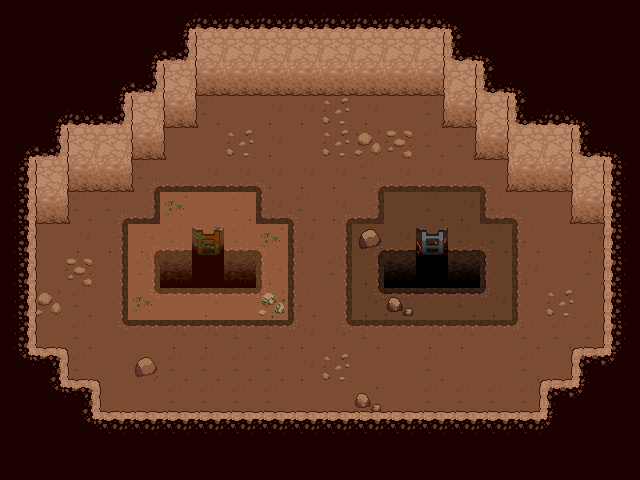

Rendered tile map (Tiled .tmx) drawn with the repository's tilesets; below, a short description and the full map source, tile grids included:
An orthogonal 20x15 tile map with 32x32 px tiles, 5 tile layers (black, dirt, walls, edges, ...), 1 hidden layer not drawn, 3 tilesets and 1 object (vine_cave).

<map version="1.10" tiledversion="1.11.2" orientation="orthogonal" renderorder="right-down" width="20" height="15" tilewidth="32" tileheight="32" infinite="0" nextlayerid="8" nextobjectid="2">
 <tileset firstgid="1" source="cave_tiles_1.3.tsx" />
 <tileset firstgid="26" source="cave_tiles_earthy.tsx" />
 <tileset firstgid="56" source="cave_tiles_lava.tsx" />
 <layer id="1" name="black" width="20" height="15">
  <data encoding="csv">
17,17,17,17,17,17,17,17,17,17,17,17,17,17,17,17,17,17,17,17,
17,17,17,17,17,17,17,17,17,17,17,17,17,17,17,17,17,17,17,17,
17,17,17,17,17,17,17,17,17,17,17,17,17,17,17,17,17,17,17,17,
17,17,17,17,17,17,17,17,17,17,17,17,17,17,17,17,17,17,17,17,
17,17,17,17,17,17,17,17,17,17,17,17,17,17,17,17,17,17,17,17,
17,17,17,17,17,17,17,17,17,17,17,17,17,17,17,17,17,17,17,17,
17,17,17,17,17,17,17,17,17,17,17,17,17,17,17,17,17,17,17,17,
17,17,17,17,17,17,17,17,17,17,17,17,17,17,17,17,17,17,17,17,
17,17,17,17,17,17,17,17,17,17,17,17,17,17,17,17,17,17,17,17,
17,17,17,17,17,17,17,17,17,17,17,17,17,17,17,17,17,17,17,17,
17,17,17,17,17,17,17,17,17,17,17,17,17,17,17,17,17,17,17,17,
17,17,17,17,17,17,17,17,17,17,17,17,17,17,17,17,17,17,17,17,
17,17,17,17,17,17,17,17,17,17,17,17,17,17,17,17,17,17,17,17,
17,17,17,17,17,17,17,17,17,17,17,17,17,17,17,17,17,17,17,17,
17,17,17,17,17,17,17,17,17,17,17,17,17,17,17,17,17,17,17,17
</data>
 </layer>
 <layer id="2" name="dirt" width="20" height="15">
  <data encoding="csv">
0,0,0,0,0,0,0,0,0,0,0,0,0,0,0,0,0,0,0,0,
0,0,0,0,0,0,0,0,0,0,0,0,0,0,0,0,0,0,0,0,
0,0,0,0,0,0,0,0,0,0,0,0,0,0,0,0,0,0,0,0,
0,0,0,0,0,0,3,1,2,2,6,2,1,3,0,0,0,0,0,0,
0,0,0,0,0,1,1,6,2,1,6,5,4,3,3,0,0,0,0,0,
0,0,0,0,3,1,2,2,2,2,2,3,2,2,1,1,0,0,0,0,
0,0,3,3,1,34,26,28,2,3,2,2,56,58,57,3,1,1,0,0,
0,1,2,2,27,28,26,28,34,2,1,62,57,56,58,58,3,1,2,0,
0,1,4,1,28,18,17,18,27,1,3,57,18,17,18,56,2,1,3,0,
0,5,3,1,34,26,27,26,30,3,1,57,63,56,58,57,1,6,1,0,
0,1,3,1,1,2,2,3,3,2,2,3,1,2,2,1,3,3,3,0,
0,0,3,1,7,3,3,3,3,2,6,1,1,3,1,1,3,1,0,0,
0,0,0,1,1,3,3,3,3,1,1,8,1,3,3,3,3,0,0,0,
0,0,0,0,0,0,0,0,0,0,0,0,0,0,0,0,0,0,0,0,
0,0,0,0,0,0,0,0,0,0,0,0,0,0,0,0,0,0,0,0
</data>
 </layer>
 <layer id="3" name="walls" width="20" height="15">
  <data encoding="csv">
0,0,0,0,0,0,0,0,0,0,0,0,0,0,0,0,0,0,0,0,
0,0,0,0,0,0,9,9,9,9,9,9,9,9,0,0,0,0,0,0,
0,0,0,0,0,9,11,11,11,11,11,11,11,11,9,0,0,0,0,0,
0,0,0,0,9,11,0,0,0,0,0,0,0,0,11,9,0,0,0,0,
0,0,9,9,11,0,0,0,0,0,0,0,0,0,0,11,9,9,0,0,
0,9,11,11,0,0,0,0,0,0,0,0,0,0,0,0,11,11,9,0,
0,11,0,0,0,0,0,0,0,0,0,0,0,0,0,0,0,0,11,0,
0,0,0,0,0,0,0,0,0,0,0,0,0,0,0,0,0,0,0,0,
0,0,0,0,0,0,0,0,0,0,0,0,0,0,0,0,0,0,0,0,
0,0,0,0,0,0,0,0,0,0,0,0,0,0,0,0,0,0,0,0,
0,0,0,0,0,0,0,0,0,0,0,0,0,0,0,0,0,0,0,0,
0,0,0,0,0,0,0,0,0,0,0,0,0,0,0,0,0,0,0,0,
0,0,0,0,0,0,0,0,0,0,0,0,0,0,0,0,0,0,0,0,
0,0,0,0,0,0,0,0,0,0,0,0,0,0,0,0,0,0,0,0,
0,0,0,0,0,0,0,0,0,0,0,0,0,0,0,0,0,0,0,0
</data>
 </layer>
 <layer id="4" name="edges" width="20" height="15">
  <data encoding="csv">
0,0,0,0,0,1610612752,1610612749,1610612749,1610612749,1610612749,1610612749,1610612749,1610612749,1610612749,16,0,0,0,0,0,
0,0,0,0,1610612752,1610612750,10,0,0,0,0,0,0,2147483658,14,16,0,0,0,0,
0,0,0,1610612752,1610612750,10,10,0,0,0,0,0,0,2147483658,2147483658,14,16,0,0,0,
0,1610612752,1610612749,1610612750,10,10,12,0,0,0,0,0,0,2147483660,2147483658,2147483658,14,1610612749,16,0,
1610612752,1610612750,10,0,10,12,0,0,0,0,0,0,0,0,2147483660,2147483658,0,2147483658,14,16,
3221225485,10,10,0,12,0,0,0,0,0,0,0,0,0,0,2147483660,0,2147483658,2147483658,13,
3221225485,10,12,0,0,0,0,0,0,0,0,0,0,0,0,0,0,2147483660,2147483658,13,
3221225485,10,0,0,1610612784,45,51,45,48,0,0,1610612813,74,80,74,77,0,0,2147483658,13,
3221225485,10,0,0,1610612781,44,43,44,2684354605,0,0,1610612810,73,72,73,2684354634,0,0,2147483658,13,
3221225485,10,0,0,3221225520,3221225517,3221225517,3221225517,2684354608,0,0,3221225549,3221225546,3221225546,3221225546,2684354637,0,0,2147483658,13,
3221225485,23,24,0,0,0,0,0,0,0,0,0,0,0,0,0,0,2147483672,2147483671,13,
3221225488,3221225486,23,24,0,0,0,0,0,0,0,0,0,0,0,0,2147483672,2147483671,2684354574,2684354576,
0,3221225488,3221225486,23,3758096394,3758096394,3758096394,3758096394,3758096394,3758096394,3758096394,3758096394,3758096394,3758096394,3758096394,3758096394,2147483671,2684354574,2684354576,0,
0,0,3221225488,2684354573,2684354573,2684354573,2684354573,2684354573,2684354573,2684354573,2684354573,2684354573,2684354573,2684354573,2684354573,2684354573,2684354573,2684354576,0,0,
0,0,0,0,0,0,0,0,0,0,0,0,0,0,0,0,0,0,0,0
</data>
 </layer>
 <layer id="7" name="edgier?" width="20" height="15">
  <data encoding="csv">
0,0,0,0,0,0,0,0,0,0,0,0,0,0,0,0,0,0,0,0,
0,0,0,0,0,0,0,0,0,0,0,0,0,0,0,0,0,0,0,0,
0,0,0,0,0,0,0,0,0,0,0,0,0,0,0,0,0,0,0,0,
0,0,0,0,0,0,0,0,0,0,0,0,0,0,0,0,0,0,0,0,
0,0,0,0,0,0,0,0,0,0,0,0,0,0,0,0,0,0,0,0,
0,0,0,0,1610612758,19,19,19,22,0,0,1610612758,19,19,19,22,0,0,0,0,
0,0,0,1610612758,1610612756,0,0,0,20,22,1610612758,1610612756,0,0,0,20,22,0,0,0,
0,0,0,1610612755,0,0,0,0,0,2684354579,1610612755,0,0,0,0,0,2684354579,0,0,0,
0,0,0,1610612755,0,0,0,0,0,2684354579,1610612755,0,0,0,0,0,2684354579,0,0,0,
0,0,0,1610612755,0,0,0,0,0,2684354579,1610612755,0,0,0,0,0,2684354579,0,0,0,
0,0,0,3221225494,3221225491,3221225491,3221225491,3221225491,3221225491,2684354582,3221225494,3221225491,3221225491,3221225491,3221225491,3221225491,2684354582,0,0,0,
0,0,0,0,0,0,0,0,0,0,0,0,0,0,0,0,0,0,0,0,
0,0,0,0,0,0,0,0,0,0,0,0,0,0,0,0,0,0,0,0,
0,0,0,0,0,0,0,0,0,0,0,0,0,0,0,0,0,0,0,0,
0,0,0,0,0,0,0,0,0,0,0,0,0,0,0,0,0,0,0,0
</data>
 </layer>
 <layer id="5" name="Collision" width="20" height="15" visible="0">
  <data encoding="csv">
25,25,25,25,25,25,25,25,25,25,25,25,25,25,25,25,25,25,25,25,
25,25,25,25,25,25,25,25,25,25,25,25,25,25,25,25,25,25,25,25,
25,25,25,25,25,25,25,25,25,25,25,25,25,25,25,25,25,25,25,25,
25,25,25,25,25,25,0,0,0,0,0,0,0,0,25,25,25,25,25,25,
25,25,25,25,25,0,0,0,0,0,0,0,0,0,0,25,25,25,25,25,
25,25,25,25,0,0,0,0,0,0,0,0,0,0,0,0,25,25,25,25,
25,25,0,0,0,0,0,0,0,0,0,0,0,0,0,0,0,0,25,25,
25,0,0,0,0,0,0,0,0,0,0,0,0,0,0,0,0,0,0,25,
25,0,0,0,0,25,25,25,0,0,0,0,25,25,25,0,0,0,0,25,
25,0,0,0,0,0,0,0,0,0,0,0,0,0,0,0,0,0,0,25,
25,0,0,0,0,0,0,0,0,0,0,0,0,0,0,0,0,0,0,25,
25,25,0,0,0,0,0,0,0,0,0,0,0,0,0,0,0,0,25,25,
25,25,25,0,0,0,0,0,0,0,0,0,0,0,0,0,0,25,25,25,
25,25,25,25,25,25,25,25,25,25,25,25,25,25,25,25,25,25,25,25,
25,25,25,25,25,25,25,25,25,25,25,25,25,25,25,25,25,25,25,25
</data>
 </layer>
 <objectgroup id="6" name="Transitions" visible="0">
  <object id="1" name="vine_cave" x="192" y="224" width="32" height="40">
   <properties>
    <property name="spawn_x" type="int" value="0" />
    <property name="spawn_y" type="int" value="0" />
    <property name="target_map" value="vine_cave_test.tmx" />
   </properties>
  </object>
 </objectgroup>
</map>
